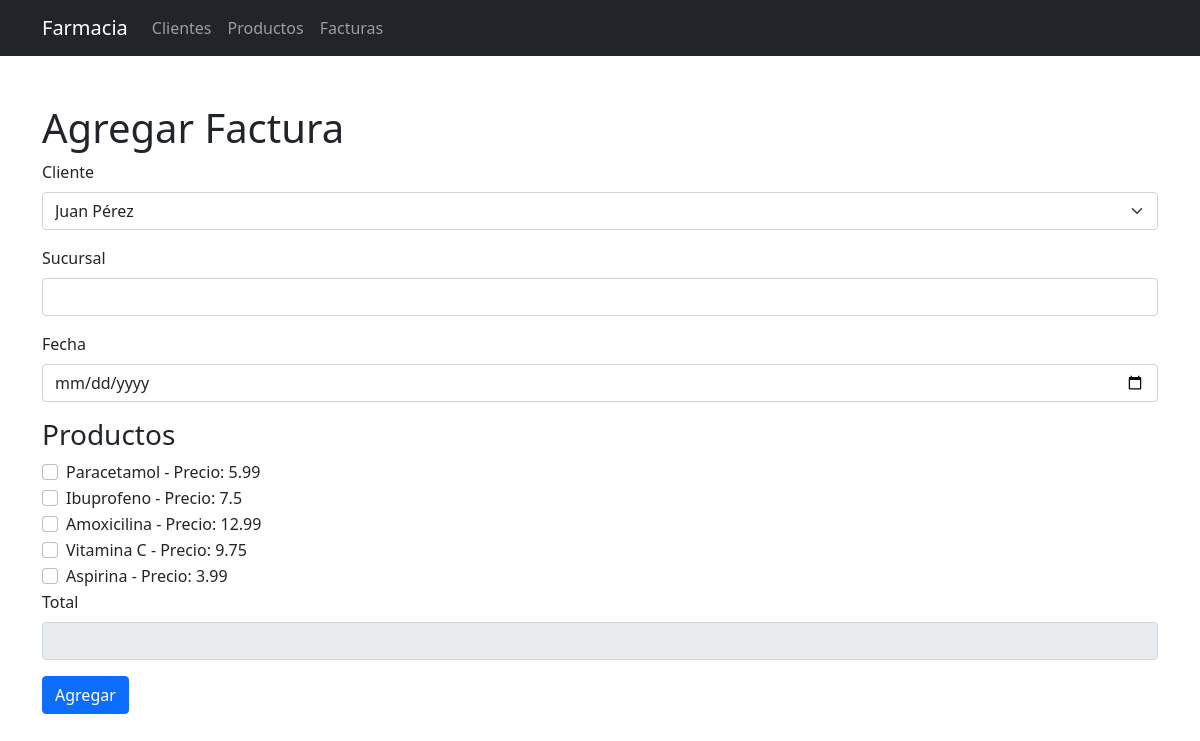
Before: /agregar_factura with the older database file.
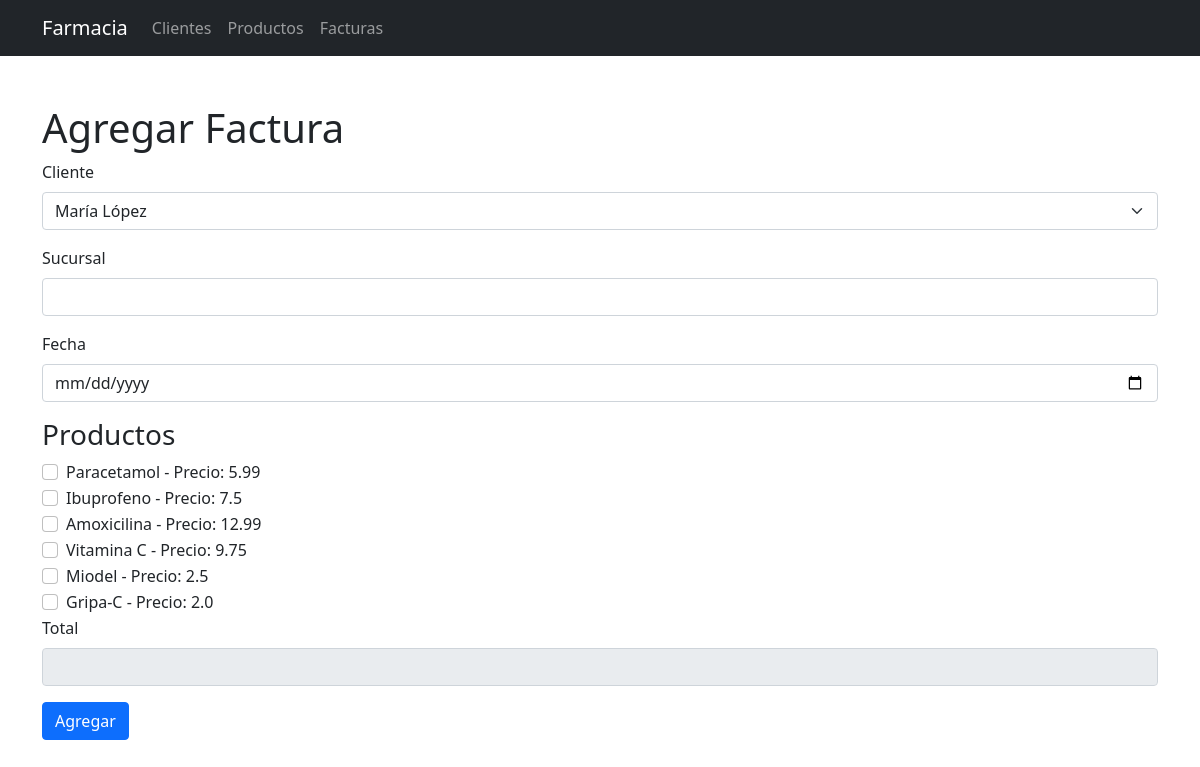
After: the same page with the newer database file.
### tables this page shows
CREATE TABLE productos (
        id INTEGER PRIMARY KEY AUTOINCREMENT,
        nombre TEXT NOT NULL,
        precio REAL NOT NULL,
        stock INTEGER NOT NULL
    );

### app.py (the view, shortened to what this page needs)
@app.route('/agregar_factura', methods=['GET', 'POST'])
def agregar_factura():
    clientes = obtener_clientes()  # Función para obtener los clientes desde la base de datos
    productos = obtener_productos()  # Función para obtener los productos desde la base de datos
    return render_template('agregar_factura.html', clientes=clientes, productos=productos)

### app.py (called while the page is built)
def obtener_clientes():
    conn = sqlite3.connect('farmacia.db')
    cursor = conn.cursor()
    cursor.execute('SELECT * FROM clientes')
    clientes = cursor.fetchall()
    conn.close()
    return clientes

def obtener_productos():
    conn = sqlite3.connect('farmacia.db')
    cursor = conn.cursor()
    cursor.execute('SELECT * FROM productos')
    productos = cursor.fetchall()
    conn.close()
    return productos

### templates/agregar_factura.html (shortened to what this page needs)
{% extends "base.html" %}
{% block content %}
    <h1 class="mt-5">Agregar Factura</h1>
    <form action="/agregar_factura" method="POST">
        <div class="mb-3">
            <label for="cliente" class="form-label">Cliente</label>
            <select class="form-select" id="cliente" name="cliente" required>
                {% for cliente in clientes %}
                <option value="{{ cliente[0] }}">{{ cliente[1] }}</option>
                {% endfor %}
            </select>
        </div>
        <div class="mb-3">
            <label for="sucursal" class="form-label">Sucursal</label>
            <input type="text" class="form-control" id="sucursal" name="sucursal" required>
        </div>
        <div class="mb-3">
            <label for="fecha" class="form-label">Fecha</label>
            <input type="date" class="form-control" id="fecha" name="fecha" required>
        </div>
        <h3>Productos</h3>
        {% for producto in productos %}
        <div class="form-check">
            <input class="form-check-input" type="checkbox" id="producto_{{ producto[0] }}" name="productos" value="{{ producto[0] }}">
            <label class="form-check-label" for="producto_{{ producto[0] }}">{{ producto[1] }} - Precio: {{ producto[2] }}</label>
        </div>
        {% endfor %}
        <div class="mb-3">
            <label for="total" class="form-label">Total</label>
            <input type="number" step="0.01" class="form-control" id="total" name="total" readonly>
        </div>
        <button type="submit" class="btn btn-primary">Agregar</button>
    </form>
{% endblock %}

Changed rows visible on the page:
removed productos: nombre "Aspirina", precio "3.99"
added productos: nombre "Miodel", precio "2.5"
added productos: nombre "Gripa-C", precio "2.0"
Other visible differences:
form field cliente: "Juan Pérez" → "María López"
